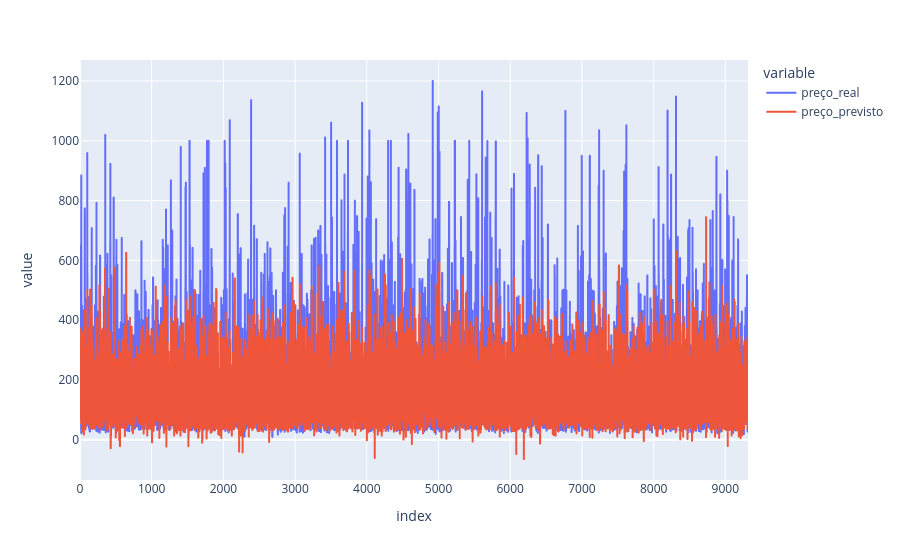

The notebook cell saved with this chart:
### Code cell
df_lasso = pd.DataFrame({
    'id_imovel': X_test['id'],       # Busca o ID original que ficou de fora do treino
    'preço_real': y_test,             # A nota real (Target)
    'preço_previsto': y_pred_lasso      # A nota que a árvore calculou
})
df_lasso.reset_index(drop=True, inplace=True)
df_lasso['erro'] = (df_lasso['preço_real'] - df_lasso['preço_previsto']).abs() / df_lasso['preço_real'] 


fig = px.line(df_lasso, y=['preço_real', 'preço_previsto'])
fig.show()
print(df_lasso[df_lasso['erro'] >=0.1].head())

### Figure 1 — Plotly figure (JSON) as saved in the notebook; plotly's stock layout.template omitted (floating-point values rounded to 4 significant figures; data arrays with more than 128 entries replaced by an {"elided": "..."} marker saying what was removed)
{"data": [{"hovertemplate": "variable=preço_real<br>index=%{x}<br>value=%{y}<extra></extra>", "legendgroup": "preço_real", "line": {"color": "#636efa", "dash": "solid"}, "marker": {"symbol": "circle"}, "mode": "lines", "name": "preço_real", "showlegend": true, "type": "scattergl", "x": {"elided": "9317 int values"}, "xaxis": "x", "y": {"elided": "9317 float values"}, "yaxis": "y"}, {"hovertemplate": "variable=preço_previsto<br>index=%{x}<br>value=%{y}<extra></extra>", "legendgroup": "preço_previsto", "line": {"color": "#EF553B", "dash": "solid"}, "marker": {"symbol": "circle"}, "mode": "lines", "name": "preço_previsto", "showlegend": true, "type": "scattergl", "x": {"elided": "9317 int values"}, "xaxis": "x", "y": {"elided": "9317 float values"}, "yaxis": "y"}], "layout": {"legend": {"title": {"text": "variable"}, "tracegroupgap": 0}, "margin": {"t": 60}, "xaxis": {"anchor": "y", "domain": [0, 1], "title": {"text": "index"}}, "yaxis": {"anchor": "x", "domain": [0, 1], "title": {"text": "value"}}}}
